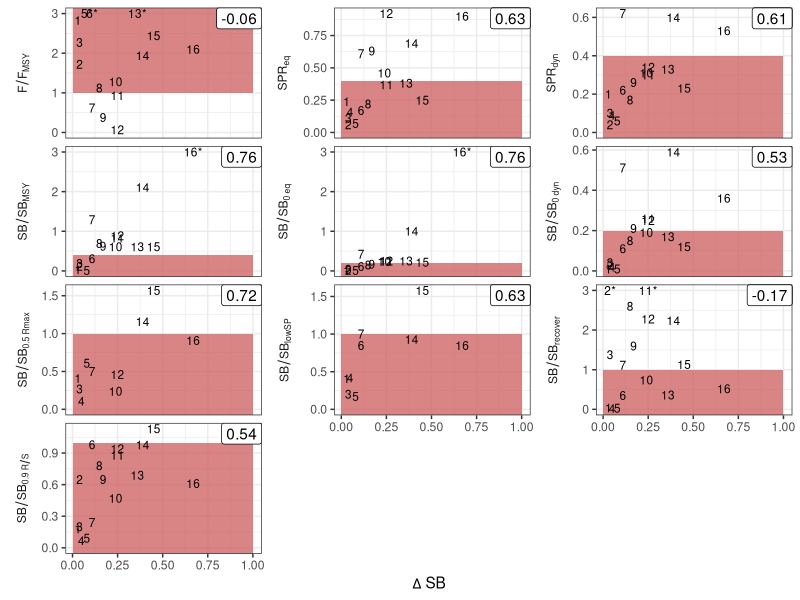
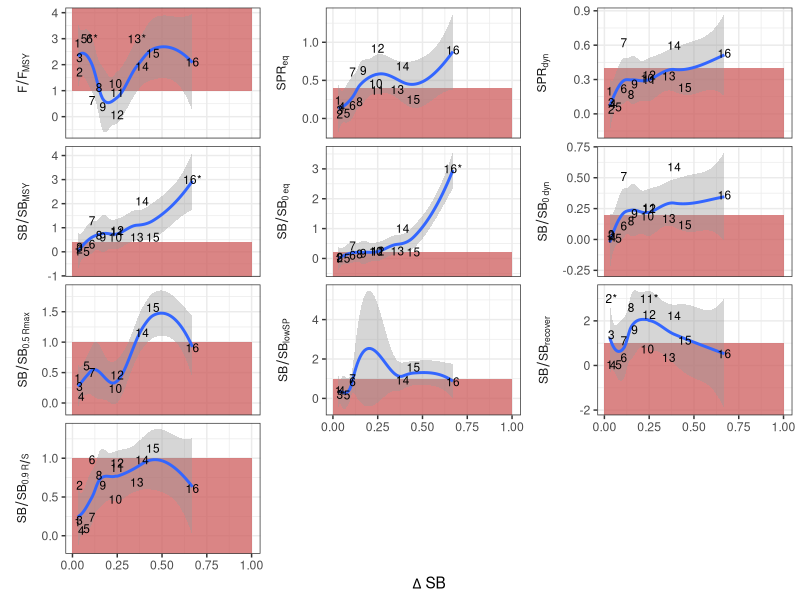
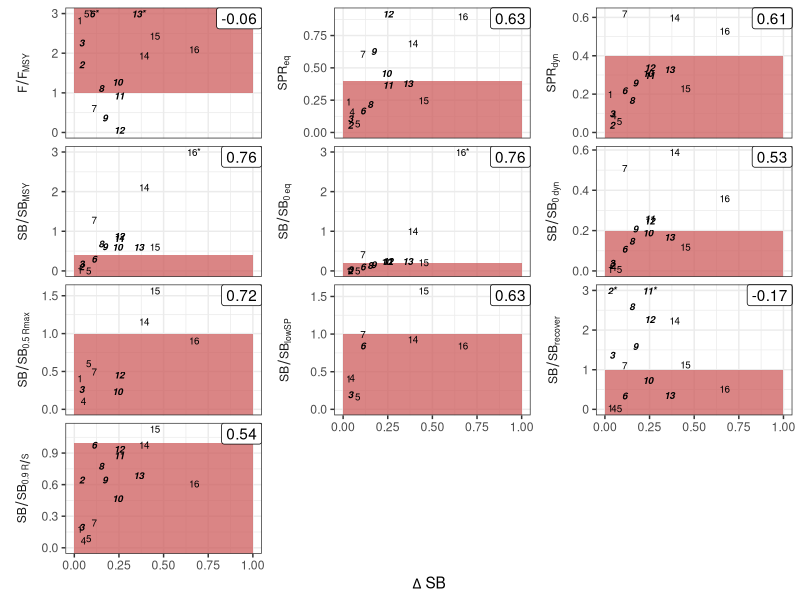
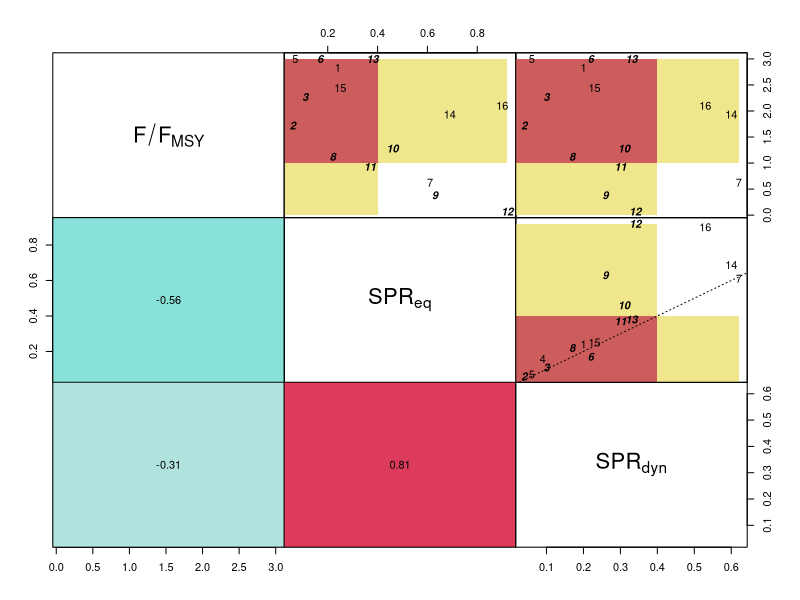
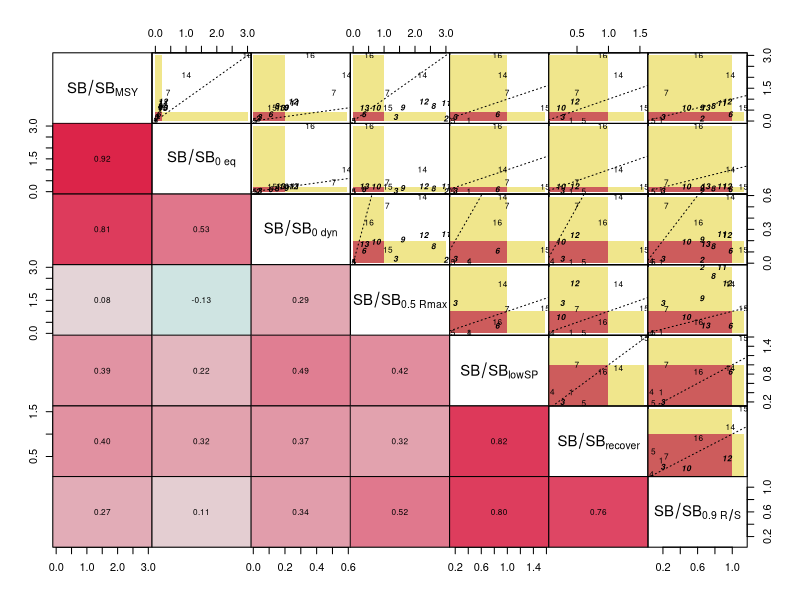

Generate these figures, in order, with R:



library(tidyverse)

SH <- readr::read_csv("Tables/LRP_numeric.csv")
names(SH)[6] <- "SB/SB[0~eq]"
names(SH)[7] <- "SB/SB[0~dyn]"
names(SH)[10] <- "SB/SB[0.5~Rmax]"
names(SH)[11] <- "SB/SB[0.9~R/S]"

stock_sumry <- readr::read_csv("Tables/stock_summary.csv") %>%
  mutate(tv = `Time-varying productivity` == "-") %>%
  select(code, tv)

SH <- left_join(SH, stock_sumry)
SH <- SH[order(SH$n), ]


###### For ggplot
SH_order <- SH %>%
  select(!Stock & !code) %>%
  reshape2::melt(id.vars = c("Stock2", "n", "Year ESH", "dep", "tv")) %>%
  mutate(value = ifelse(is.infinite(value), NA, value)) %>%
  mutate(value_out = ifelse(value > 3, 3, value),
         n = ifelse(value > 3, paste0(n, "*"), n)) %>%
  filter(!is.na(value))
var_lev <- unique(SH_order$variable)
levels(SH_order$variable) <- var_lev[c(1:6, 9, 8, 7, 10)]

SH_order_cor <- SH_order %>% 
  summarise(corr = cor(dep, value) %>% round(2), 
            p.value = cor.test(dep, value)$p.value, .by = variable) %>%
  #mutate(label = ifelse(p.value <= 0.05, paste0(corr, "*"), corr)) %>%
  mutate(label = corr)

####### For pairs plot
SH_pairs <- SH %>% 
  select(!Stock & !code) %>%
  reshape2::melt(id.vars = c("Stock2", "n", "Year ESH", "dep", "tv")) %>%
  mutate(value = ifelse(is.infinite(value), NA, value)) %>%
  mutate(value_out = ifelse(value > 3, 3, value),
         variable = factor(variable, levels = var_lev[c(1:6, 9, 8, 7, 10)])) %>%
  reshape2::acast(list("n", "variable"), value.var = "value_out")

# Shade indicates region where serious harm is triggered
shade_SH <- data.frame(variable = colnames(SH_pairs),
                       low = c(1, rep(-Inf, ncol(SH_pairs) - 1)),
                       high = c(Inf, 0.4, 0.4, 0.4, 0.2, 0.2, 1, 1, 1, 1))

shade_gg <- lapply(0:1, function(x) mutate(shade_SH, x = x)) %>% 
  bind_rows() %>%
  mutate(variable = factor(variable, levels = var_lev[c(1:6, 9, 8, 7, 10)]))

SH_pairs_plot <- rbind(SH_pairs, shade_SH$low, shade_SH$high)


g <- ggplot(SH_order, aes(dep, value_out)) + 
  geom_ribbon(data = shade_gg, aes(x = x, ymin = low, ymax = high), inherit.aes = FALSE, fill = "#CD5C5C", alpha = 0.75) + 
  geom_text(aes(label = n), size = 3) + 
  geom_label(data = SH_order_cor, 
             aes(label = label), 
             x = Inf, 
             y = Inf, 
             vjust = "inward", 
             hjust = "inward") + 
  theme_bw() + 
  theme(legend.position = "none",
        strip.background = element_rect(fill = NA, colour = NA), 
        axis.title.y = element_blank(),
        strip.placement = "outside") + 
  facet_wrap(vars(variable), 
             scales = "free_y", 
             labeller = label_parsed, 
             ncol = 3,
             strip.position = "left") +
  coord_cartesian(xlim = c(0.01, 1)) +
  expand_limits(y = 0) + 
  labs(x = expression(Delta~SB))
ggsave("Figures/meta/Binit.png", g, height = 5, width = 6)

g <- ggplot(SH_order, aes(dep, value_out)) + 
  geom_ribbon(data = shade_gg, aes(x = x, ymin = low, ymax = high), inherit.aes = FALSE, fill = "#CD5C5C", alpha = 0.75) + 
  geom_smooth() + 
  geom_text(aes(label = n), size = 3) + 
  theme_bw() + 
  theme(legend.position = "none",
        strip.background = element_rect(fill = NA, colour = NA), 
        axis.title.y = element_blank(),
        strip.placement = "outside") + 
  facet_wrap(vars(variable), 
             scales = "free_y", 
             labeller = label_parsed, 
             ncol = 3,
             strip.position = "left") +
  coord_cartesian(xlim = c(0.01, 1)) +
  expand_limits(y = 0) + 
  labs(x = expression(Delta~SB))
ggsave("Figures/meta/Binit_smooth.png", g, height = 5, width = 6)


g <- ggplot(SH_order, aes(dep, value_out)) + 
  geom_ribbon(data = shade_gg, aes(x = x, ymin = low, ymax = high), inherit.aes = FALSE, fill = "#CD5C5C", alpha = 0.75) + 
  geom_text(data = SH_order %>% filter(tv == 0), 
            aes(label = n),
            fontface = 1,
            size = 2.5) +
  geom_text(data = SH_order %>% filter(tv == 1), 
            aes(label = n),
            fontface = 4,
            size = 2.5) + 
  geom_label(data = SH_order_cor, 
             aes(label = label), 
             x = Inf, 
             y = Inf, 
             vjust = "inward", 
             hjust = "inward") + 
  theme_bw() + 
  theme(legend.position = "none",
        strip.background = element_rect(fill = NA, colour = NA), 
        axis.title.y = element_blank(),
        strip.placement = "outside") + 
  facet_wrap(vars(variable), 
             scales = "free_y", 
             labeller = label_parsed,
             ncol = 3,
             strip.position = "left") +
  expand_limits(x = 0, y = 0) + 
  labs(x = expression(Delta~SB))
ggsave("Figures/meta/Binit_tv.png", g, height = 5, width = 6)






# Color ramp

#x <- seq(-1, 1, 0.01)
#rho_col <- grDevices::colorRampPalette(c("blue", "grey90", "red"))(length(x))
#plot(x, col = rho_col)

color_ramp <- data.frame(x = seq(-1, 1, by = 0.01)) %>%
  mutate(rho_col = grDevices::colorRampPalette(c("turquoise", "grey90", "#DC143C"))(length(x)))


# Panel function that reports correlation and background color
panel.cor <- function(x, y, digits = 2, prefix = "", cex.cor = 2, ...) {
  usr <- par("usr"); on.exit(par(usr))
  par(usr = c(0, 1, 0, 1))
  val <- cor(x[1:nrow(SH_pairs)], y[1:nrow(SH_pairs)], use = "complete.obs")
  r <- abs(val)
  txt <- format(c(val, 0.123456789) %>% round(2), digits = digits)[1]
  txt <- paste0(prefix, txt)
  #if(missing(cex.cor)) cex.cor <- 0.8/strwidth(txt)
  #text(0.5, 0.5, txt, cex = cex.cor * r)
  col_bg <- color_ramp %>%
    filter(round(x, 2) == as.numeric(txt)) %>%
    pull(rho_col)
  
  rect(0, 0, 1, 1, col = col_bg)
  text(0.5, 0.5, txt, cex = cex.cor)
}

panel.cor.F <- panel.cor.B <- panel.cor
formals(panel.cor.F)$cex.cor <- 2



text_SH <- function(x, y, tv = TRUE, cex = 0.5, lower = 17, upper = 18, ...) {
  
  xx <- x[seq(1, lower - 1)]
  yy <- y[seq(1, lower - 1)]
  
  x_range <- range(c(0, xx), na.rm = TRUE)
  y_range <- range(c(0, yy), na.rm = TRUE)
  
  # Red zone
  # Colors from https://www.rapidtables.com/web/color/html-color-codes.html
  green <- "#228B22"    #forestgreen
  yellow <- "#F0E68C"   #khaki
  red <- "#CD5C5C"      #indianred
    
  polygon(x = c(x[lower], x[upper], x[upper], x[lower]) %>% pmin(max(x_range)) %>% pmax(min(x_range)), 
          y = c(-1e8, -1e8, 1e8, 1e8) %>% pmin(max(y_range)) %>% pmax(min(y_range)), 
          col = yellow,
          border = NA)
  polygon(x = c(-1e8, 1e8, 1e8, -1e8) %>% pmin(max(x_range)) %>% pmax(min(x_range)), 
          y = c(y[lower], y[lower], y[upper], y[upper]) %>% pmin(max(y_range)) %>% pmax(min(y_range)), 
          col = yellow, border = NA)
  polygon(x = c(x[lower], x[upper], x[upper], x[lower]) %>% pmin(max(x_range)) %>% pmax(min(x_range)), 
          y = c(y[lower], y[lower], y[upper], y[upper]) %>% pmin(max(y_range)) %>% pmax(min(y_range)), 
          col = red,
          border = NA)
  
  if (tv) {
    text(c(0, xx), c(0, yy), 
         labels = c(NA, rownames(SH_pairs)),
         font = c(0, ifelse(SH$tv, 4, 1)), 
         cex = cex)
  } else {
    text(c(0, xx), c(0, yy), 
         labels = c(NA, rownames(SH_pairs)), 
         cex = cex)
  }
  
  if(cor(xx, yy, use = "complete.obs") > 0) abline(a = 0, b = 1, lty = 3)
  box()
}


png("Figures/meta/Fpairs_tv.png", height = 4, width = 4, units = "in", res = 400)
pairs(SH_pairs_plot[, 1:3], 
      panel = text_SH,
      cex = 1,
      tv = TRUE,
      labels = colnames(SH_pairs)[1:3] %>% parse(text = .),
      gap = 0,
      lower.panel = panel.cor.F)
dev.off()

png("Figures/meta/Bpairs_tv.png", height = 6, width = 6, units = "in", res = 400)
pairs(SH_pairs_plot[, -c(1:3)], 
      panel = text_SH,
      cex = 0.75,
      tv = TRUE,
      labels = colnames(SH_pairs)[-c(1:3)] %>% parse(text = .),
      gap = 0,
      lower.panel = panel.cor.B)
dev.off()


